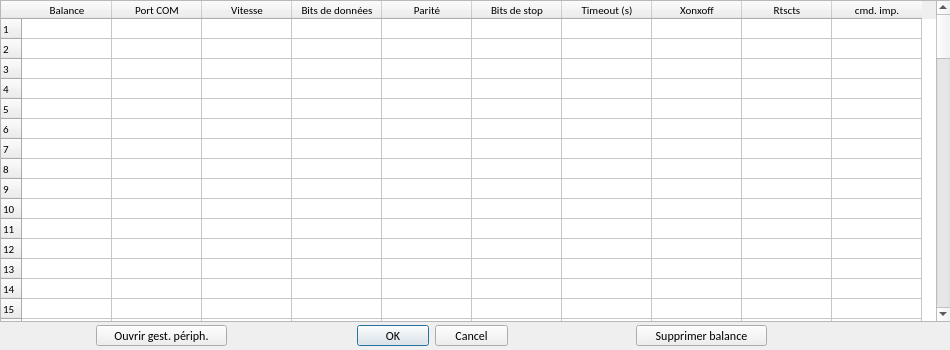
<?xml version="1.0" encoding="UTF-8"?>
<ui version="4.0">
 <class>Dialog</class>
 <widget class="QDialog" name="Dialog">
  <property name="windowModality">
   <enum>Qt::WindowModal</enum>
  </property>
  <property name="geometry">
   <rect>
    <x>0</x>
    <y>0</y>
    <width>950</width>
    <height>350</height>
   </rect>
  </property>
  <property name="minimumSize">
   <size>
    <width>855</width>
    <height>350</height>
   </size>
  </property>
  <property name="maximumSize">
   <size>
    <width>1000</width>
    <height>350</height>
   </size>
  </property>
  <property name="font">
   <font>
    <family>Calibri</family>
   </font>
  </property>
  <property name="windowTitle">
   <string>Configuration balances</string>
  </property>
  <property name="windowIcon">
   <iconset>
    <normaloff>Balance.png</normaloff>Balance.png</iconset>
  </property>
  <property name="modal">
   <bool>true</bool>
  </property>
  <widget class="QDialogButtonBox" name="buttonBox">
   <property name="geometry">
    <rect>
     <x>357</x>
     <y>325</y>
     <width>151</width>
     <height>21</height>
    </rect>
   </property>
   <property name="orientation">
    <enum>Qt::Horizontal</enum>
   </property>
   <property name="standardButtons">
    <set>QDialogButtonBox::Cancel|QDialogButtonBox::Ok</set>
   </property>
  </widget>
  <widget class="QTableWidget" name="Tab_param">
   <property name="geometry">
    <rect>
     <x>0</x>
     <y>0</y>
     <width>951</width>
     <height>322</height>
    </rect>
   </property>
   <property name="minimumSize">
    <size>
     <width>855</width>
     <height>322</height>
    </size>
   </property>
   <property name="maximumSize">
    <size>
     <width>1000</width>
     <height>322</height>
    </size>
   </property>
   <property name="font">
    <font>
     <pointsize>8</pointsize>
    </font>
   </property>
   <property name="horizontalScrollBarPolicy">
    <enum>Qt::ScrollBarAlwaysOff</enum>
   </property>
   <property name="autoScroll">
    <bool>false</bool>
   </property>
   <property name="editTriggers">
    <set>QAbstractItemView::AllEditTriggers</set>
   </property>
   <property name="dragEnabled">
    <bool>true</bool>
   </property>
   <property name="dragDropMode">
    <enum>QAbstractItemView::DragDrop</enum>
   </property>
   <property name="alternatingRowColors">
    <bool>false</bool>
   </property>
   <property name="showGrid">
    <bool>true</bool>
   </property>
   <property name="sortingEnabled">
    <bool>false</bool>
   </property>
   <property name="rowCount">
    <number>100</number>
   </property>
   <property name="columnCount">
    <number>10</number>
   </property>
   <attribute name="horizontalHeaderCascadingSectionResizes">
    <bool>false</bool>
   </attribute>
   <attribute name="horizontalHeaderDefaultSectionSize">
    <number>90</number>
   </attribute>
   <attribute name="horizontalHeaderMinimumSectionSize">
    <number>90</number>
   </attribute>
   <attribute name="horizontalHeaderShowSortIndicator" stdset="0">
    <bool>false</bool>
   </attribute>
   <attribute name="verticalHeaderDefaultSectionSize">
    <number>20</number>
   </attribute>
   <attribute name="verticalHeaderMinimumSectionSize">
    <number>20</number>
   </attribute>
   <row/>
   <row/>
   <row/>
   <row/>
   <row/>
   <row/>
   <row/>
   <row/>
   <row/>
   <row/>
   <row/>
   <row/>
   <row/>
   <row/>
   <row/>
   <row/>
   <row/>
   <row/>
   <row/>
   <row/>
   <row/>
   <row/>
   <row/>
   <row/>
   <row/>
   <row/>
   <row/>
   <row/>
   <row/>
   <row/>
   <row/>
   <row/>
   <row/>
   <row/>
   <row/>
   <row/>
   <row/>
   <row/>
   <row/>
   <row/>
   <row/>
   <row/>
   <row/>
   <row/>
   <row/>
   <row/>
   <row/>
   <row/>
   <row/>
   <row/>
   <row/>
   <row/>
   <row/>
   <row/>
   <row/>
   <row/>
   <row/>
   <row/>
   <row/>
   <row/>
   <row/>
   <row/>
   <row/>
   <row/>
   <row/>
   <row/>
   <row/>
   <row/>
   <row/>
   <row/>
   <row/>
   <row/>
   <row/>
   <row/>
   <row/>
   <row/>
   <row/>
   <row/>
   <row/>
   <row/>
   <row/>
   <row/>
   <row/>
   <row/>
   <row/>
   <row/>
   <row/>
   <row/>
   <row/>
   <row/>
   <row/>
   <row/>
   <row/>
   <row/>
   <row/>
   <row/>
   <row/>
   <row/>
   <row/>
   <row/>
   <column>
    <property name="text">
     <string>Balance</string>
    </property>
    <property name="textAlignment">
     <set>AlignHCenter|AlignVCenter|AlignCenter</set>
    </property>
   </column>
   <column>
    <property name="text">
     <string>Port COM</string>
    </property>
    <property name="textAlignment">
     <set>AlignHCenter|AlignVCenter|AlignCenter</set>
    </property>
   </column>
   <column>
    <property name="text">
     <string>Vitesse</string>
    </property>
    <property name="textAlignment">
     <set>AlignHCenter|AlignVCenter|AlignCenter</set>
    </property>
   </column>
   <column>
    <property name="text">
     <string>Bits de données</string>
    </property>
    <property name="textAlignment">
     <set>AlignHCenter|AlignVCenter|AlignCenter</set>
    </property>
   </column>
   <column>
    <property name="text">
     <string>Parité</string>
    </property>
    <property name="textAlignment">
     <set>AlignHCenter|AlignVCenter|AlignCenter</set>
    </property>
   </column>
   <column>
    <property name="text">
     <string>Bits de stop</string>
    </property>
    <property name="textAlignment">
     <set>AlignHCenter|AlignVCenter|AlignCenter</set>
    </property>
   </column>
   <column>
    <property name="text">
     <string>Timeout (s)</string>
    </property>
    <property name="textAlignment">
     <set>AlignHCenter|AlignVCenter|AlignCenter</set>
    </property>
   </column>
   <column>
    <property name="text">
     <string>Xonxoff</string>
    </property>
    <property name="textAlignment">
     <set>AlignHCenter|AlignVCenter|AlignCenter</set>
    </property>
   </column>
   <column>
    <property name="text">
     <string>Rtscts</string>
    </property>
    <property name="textAlignment">
     <set>AlignHCenter|AlignVCenter|AlignCenter</set>
    </property>
   </column>
   <column>
    <property name="text">
     <string>cmd. imp.</string>
    </property>
    <property name="textAlignment">
     <set>AlignHCenter|AlignVCenter|AlignCenter</set>
    </property>
   </column>
  </widget>
  <widget class="QPushButton" name="BP_Ouvrir_gest_periph">
   <property name="geometry">
    <rect>
     <x>96</x>
     <y>325</y>
     <width>131</width>
     <height>21</height>
    </rect>
   </property>
   <property name="toolTip">
    <string>&lt;html&gt;&lt;head/&gt;&lt;body&gt;&lt;p align=&quot;center&quot;&gt;Ouvrir le gestionnaire de périphériques pour connaître le port COM de la balance&lt;/p&gt;&lt;/body&gt;&lt;/html&gt;</string>
   </property>
   <property name="text">
    <string>Ouvrir gest. périph.</string>
   </property>
  </widget>
  <widget class="QPushButton" name="BP_Suppr_balance">
   <property name="geometry">
    <rect>
     <x>636</x>
     <y>325</y>
     <width>131</width>
     <height>21</height>
    </rect>
   </property>
   <property name="toolTip">
    <string>&lt;html&gt;&lt;head/&gt;&lt;body&gt;&lt;p align=&quot;center&quot;&gt;Sélectrionner la ligne puis supprimer la balance&lt;/p&gt;&lt;/body&gt;&lt;/html&gt;</string>
   </property>
   <property name="text">
    <string>Supprimer balance</string>
   </property>
  </widget>
 </widget>
 <resources/>
 <connections>
  <connection>
   <sender>buttonBox</sender>
   <signal>accepted()</signal>
   <receiver>Dialog</receiver>
   <slot>accept()</slot>
   <hints>
    <hint type="sourcelabel">
     <x>248</x>
     <y>254</y>
    </hint>
    <hint type="destinationlabel">
     <x>157</x>
     <y>274</y>
    </hint>
   </hints>
  </connection>
  <connection>
   <sender>buttonBox</sender>
   <signal>rejected()</signal>
   <receiver>Dialog</receiver>
   <slot>reject()</slot>
   <hints>
    <hint type="sourcelabel">
     <x>316</x>
     <y>260</y>
    </hint>
    <hint type="destinationlabel">
     <x>286</x>
     <y>274</y>
    </hint>
   </hints>
  </connection>
 </connections>
</ui>
